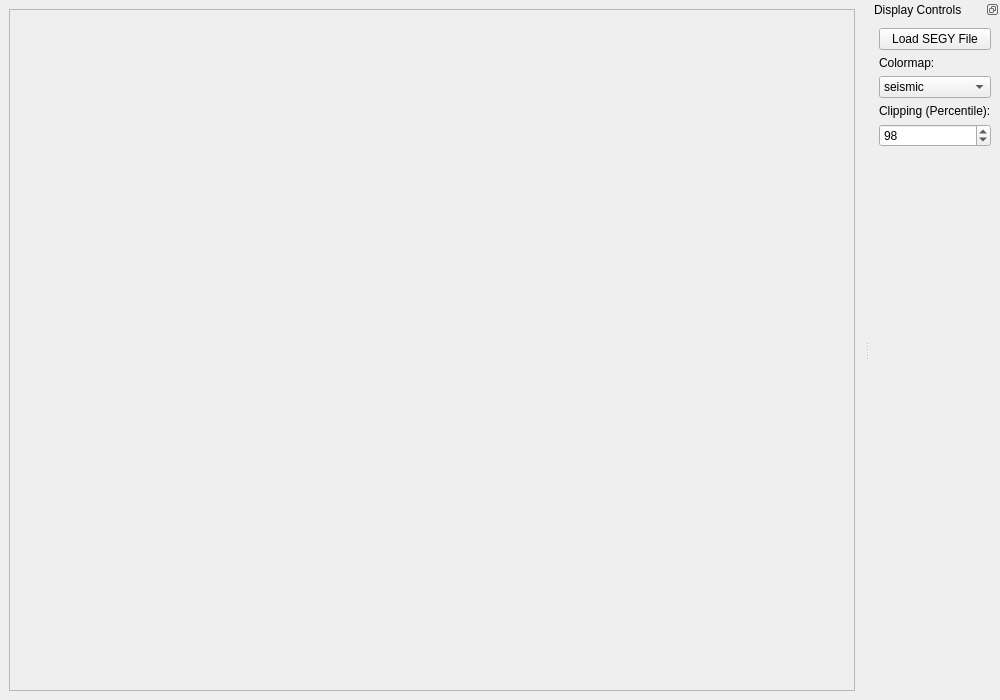
<?xml version="1.0" encoding="UTF-8"?>
<ui version="4.0">
 <class>MainWindow</class>
 <widget class="QMainWindow" name="MainWindow">
  <property name="geometry">
   <rect>
    <x>0</x>
    <y>0</y>
    <width>1000</width>
    <height>700</height>
   </rect>
  </property>
  <property name="windowTitle">
   <string>Advanced SEGY Viewer</string>
  </property>
  <widget class="QWidget" name="centralwidget">
   <layout class="QVBoxLayout" name="verticalLayout">
    <item>
     <widget class="QFrame" name="plot_container">
      <property name="frameShape">
       <enum>QFrame::StyledPanel</enum>
      </property>
      <layout class="QVBoxLayout" name="plot_layout"/>
     </widget>
    </item>
   </layout>
  </widget>
  <widget class="QDockWidget" name="dockWidget">
   <property name="features">
    <set>QDockWidget::DockWidgetFloatable|QDockWidget::DockWidgetMovable</set>
   </property>
   <property name="allowedAreas">
    <set>Qt::LeftDockWidgetArea|Qt::RightDockWidgetArea</set>
   </property>
   <property name="windowTitle">
    <string>Display Controls</string>
   </property>
   <attribute name="dockWidgetArea">
    <number>2</number>
   </attribute>
   <widget class="QWidget" name="dockWidgetContents">
    <layout class="QVBoxLayout" name="verticalLayout_2">
     <item>
      <widget class="QPushButton" name="btn_load">
       <property name="text">
        <string>Load SEGY File</string>
       </property>
      </widget>
     </item>
     <item>
      <widget class="QLabel" name="label_cmap">
       <property name="text">
        <string>Colormap:</string>
       </property>
      </widget>
     </item>
     <item>
      <widget class="QComboBox" name="combo_cmap">
       <item>
        <property name="text">
         <string>seismic</string>
        </property>
       </item>
       <item>
        <property name="text">
         <string>gray</string>
        </property>
       </item>
       <item>
        <property name="text">
         <string>RdBu</string>
        </property>
       </item>
      </widget>
     </item>
     <item>
      <widget class="QLabel" name="label_clip">
       <property name="text">
        <string>Clipping (Percentile):</string>
       </property>
      </widget>
     </item>
     <item>
      <widget class="QSpinBox" name="spin_clip">
       <property name="minimum">
        <number>50</number>
       </property>
       <property name="maximum">
        <number>100</number>
       </property>
       <property name="value">
        <number>98</number>
       </property>
      </widget>
     </item>
     <item>
      <spacer name="verticalSpacer">
       <property name="orientation">
        <enum>Qt::Vertical</enum>
       </property>
       <property name="sizeHint" stdset="0">
        <size>
         <width>20</width>
         <height>40</height>
        </size>
       </property>
      </spacer>
     </item>
    </layout>
   </widget>
  </widget>
 </widget>
 <resources/>
 <connections/>
</ui>
